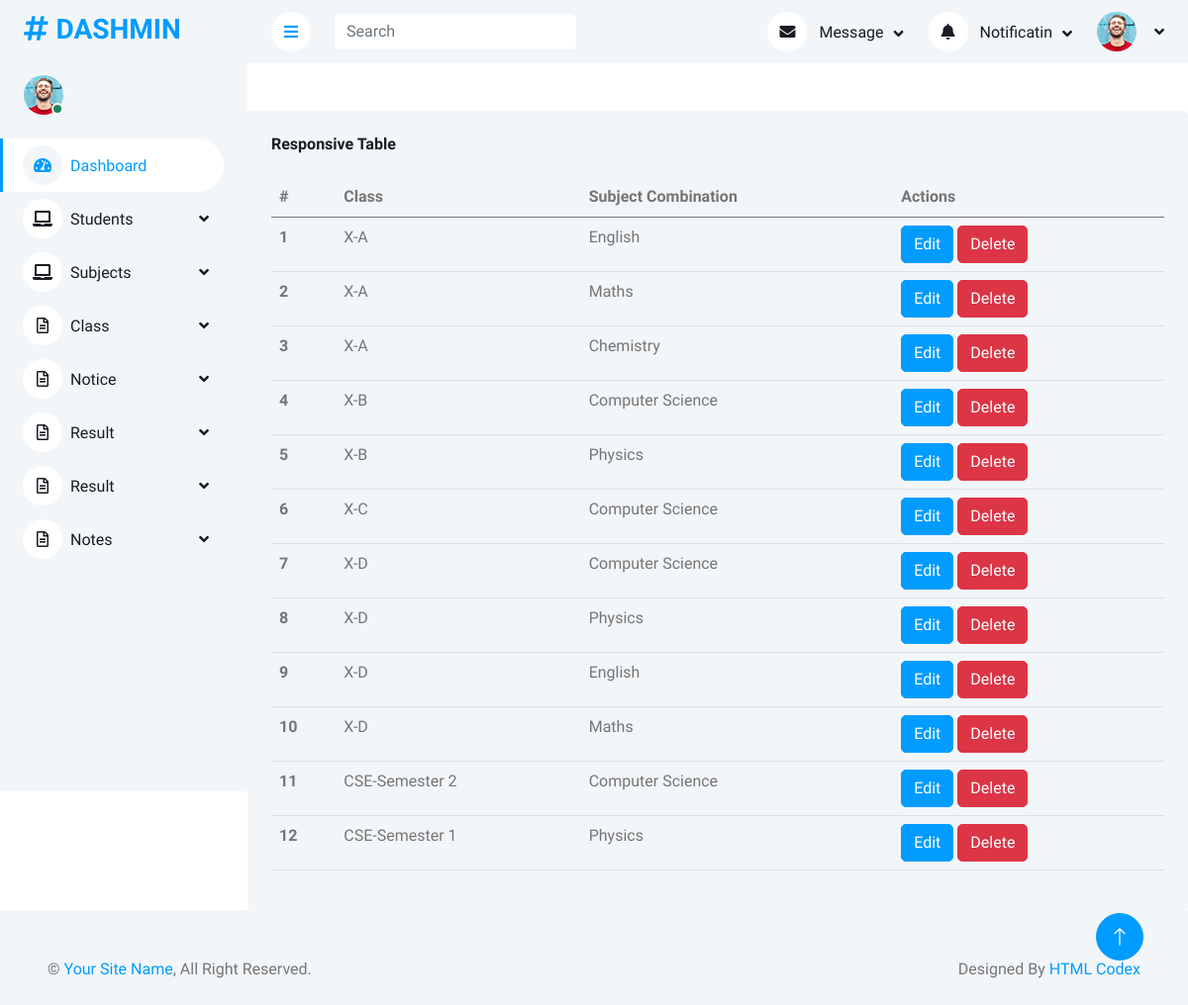
Page /manage/manage_subject_combination/ on the committed database.
### AdminApp/models.py (models this page shows, shortened)
class SubjectCombinationDb(models.Model):
    Class_Section=models.ForeignKey(ClassDb,on_delete=models.CASCADE,null=True,blank=True)
    Subject_Name=models.ForeignKey(SubjectDb,on_delete=models.CASCADE,null=True,blank=True)
    Created_At=models.DateTimeField(auto_now_add=True)
    Updated_At=models.DateTimeField(auto_now=True)

class ClassDb(models.Model):
    Class_Name=models.CharField(max_length=100,null=True,blank=True)
    Section=models.CharField(max_length=100,null=True,blank=True)
    Created_At=models.DateTimeField(auto_now_add=True)
    Updated_At=models.DateTimeField(auto_now=True)
    def __str__(self):
        return f"{self.Class_Name}-{self.Section}"

class SubjectDb(models.Model):
    Subject_Name=models.CharField(max_length=100,null=True,blank=True)
    Subject_Code=models.CharField(max_length=100,null=True,blank=True)
    Credit = models.IntegerField(null=True, blank=True)
    Created_At=models.DateTimeField(auto_now_add=True)
    Updated_At=models.DateTimeField(auto_now=True)
    def __str__(self):
        return self.Subject_Name

### AdminApp/views.py (the view)
# urls.py: path('manage_subject_combination/',views.manage_subject_combination,name='manage_subject_combination'),
def manage_subject_combination(request):
    data=SubjectCombinationDb.objects.all()
    return render(request,'Manage_Subject_Combination.html',{'data':data})

### AdminApp/templates/Manage_Subject_Combination.html (shortened to what this page needs)
<!DOCTYPE html>
{% extends 'Dashboard.html' %}
{% block content %}
<html lang="en">
<head>
</head>
<body>
    <div class="col-12 mt-5">
        <div class="bg-light rounded h-100 p-4">
            <h6 class="mb-4">Responsive Table</h6>
            <div class="table-responsive">
                <table class="table">
                    <thead>
                        <tr>
                            <th scope="col">#</th>
                            <th scope="col"> Class</th>
                            <th scope="col">Subject Combination</th>
                            <th scope="col">Actions</th>
                        </tr>
                    </thead>
                    <tbody>
                        {% for s in data %}
                        <tr>
                            <th scope="row">{{ forloop.counter }}</th>
                            <td>{{ s.Class_Section }}</td>
                            <td>{{ s.Subject_Name }}</td>
                            <td><a href="#" class="btn btn-primary">Edit</a>
                                <a href="{% url 'delete_subject_combination' s.id %}" class="btn btn-danger">Delete</td>
                        </tr>
                        {% endfor%}
                    </tbody>
                </table>
            </div>
        </div>
    </div>
</body>
</html>
{% endblock %}

### AdminApp/static/assets/css/style.css (style rules this page uses)
:root { --primary: #009CFF; --light: #F3F6F9; --dark: #191C24; }
.btn { transition: .5s; }
.btn.btn-primary { color: #FFFFFF; }

### rows in the picture
SubjectCombinationDb: Class_Section "X-A", Subject_Name "English"
SubjectCombinationDb: Class_Section "X-A", Subject_Name "Maths"
SubjectCombinationDb: Class_Section "X-A", Subject_Name "Chemistry"
SubjectCombinationDb: Class_Section "X-B", Subject_Name "Computer Science"
SubjectCombinationDb: Class_Section "X-B", Subject_Name "Physics"
SubjectCombinationDb: Class_Section "X-C", Subject_Name "Computer Science"
SubjectCombinationDb: Class_Section "X-D", Subject_Name "Computer Science"
SubjectCombinationDb: Class_Section "X-D", Subject_Name "Physics"
SubjectCombinationDb: Class_Section "X-D", Subject_Name "English"
SubjectCombinationDb: Class_Section "X-D", Subject_Name "Maths"
SubjectCombinationDb: Class_Section "CSE-Semester 2", Subject_Name "Computer Science"
SubjectCombinationDb: Class_Section "CSE-Semester 1", Subject_Name "Physics"
